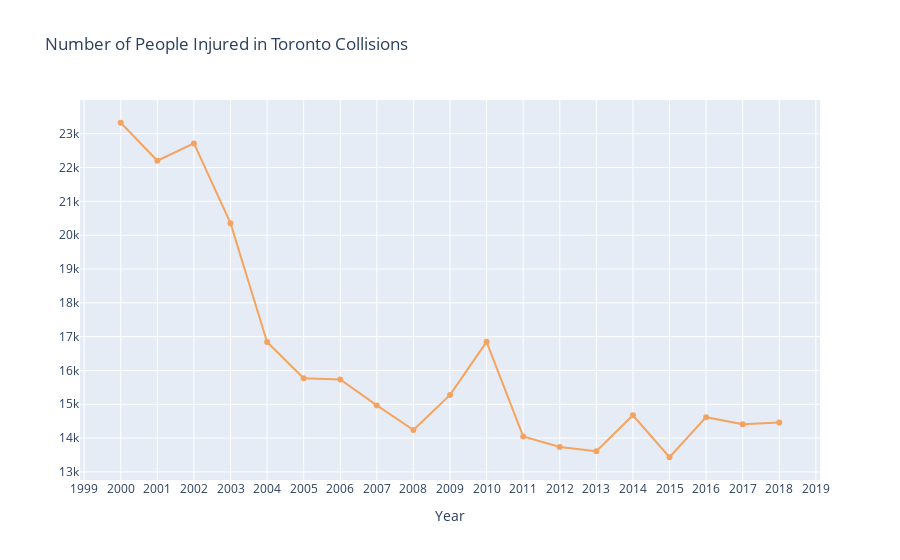

Notebook cell for this chart:
### Code cell
fig = go.Figure()
# Add traces
fig.add_trace(go.Scatter(x=dfE_g[dfE_g['year']!=2019]['year'], y=dfE_g['# injured'],  # all years except 2019!
                         mode='lines+markers',
                         name='',
                         line_color='sandybrown'))
fig.update_layout(title='Number of People Injured in Toronto Collisions',
                  xaxis=dict(
                      title='Year',
                      tickmode = 'linear',
                      tick0 = 2000,
                      dtick = 1), 
                  yaxis=dict(
                      title='',
                      tickmode = 'linear',
                      tick0 = 9000,
                      dtick = 1000))
fig.show()

### Figure 1 — Plotly figure (JSON) as saved in the notebook; plotly's stock layout.template omitted (floating-point values rounded to 4 significant figures)
{"data": [{"name": "", "mode": "lines+markers", "y": [23326, 22203, 22715, 20356, 16840, 15767, 15732, 14967, 14240, 15276, 16847, 14049, 13739, 13612, 14674, 13433, 14618, 14411, 14460, 9261], "x": [2000, 2001, 2002, 2003, 2004, 2005, 2006, 2007, 2008, 2009, 2010, 2011, 2012, 2013, 2014, 2015, 2016, 2017, 2018], "line": {"color": "sandybrown"}, "type": "scatter"}], "layout": {"yaxis": {"tick0": 9000, "tickmode": "linear", "dtick": 1000, "title": {"text": ""}}, "xaxis": {"tick0": 2000, "tickmode": "linear", "dtick": 1, "title": {"text": "Year"}}, "title": {"text": "Number of People Injured in Toronto Collisions"}}}
